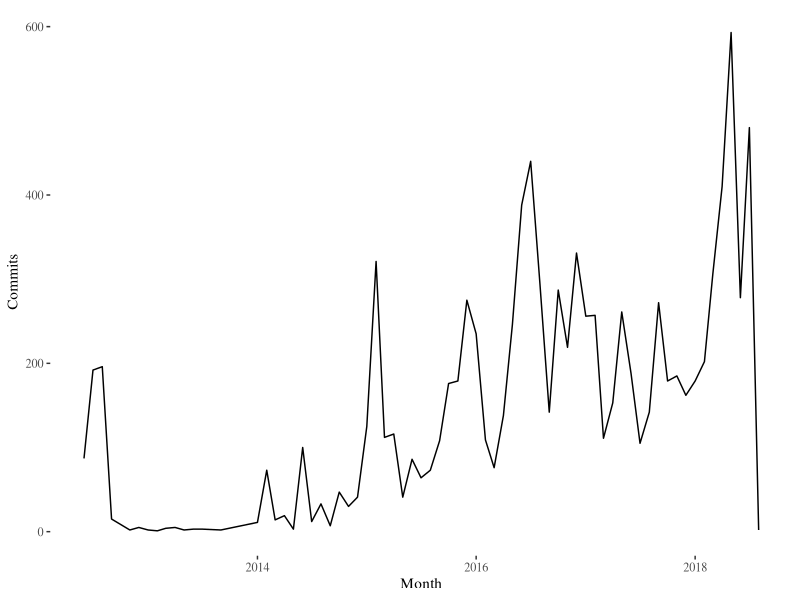
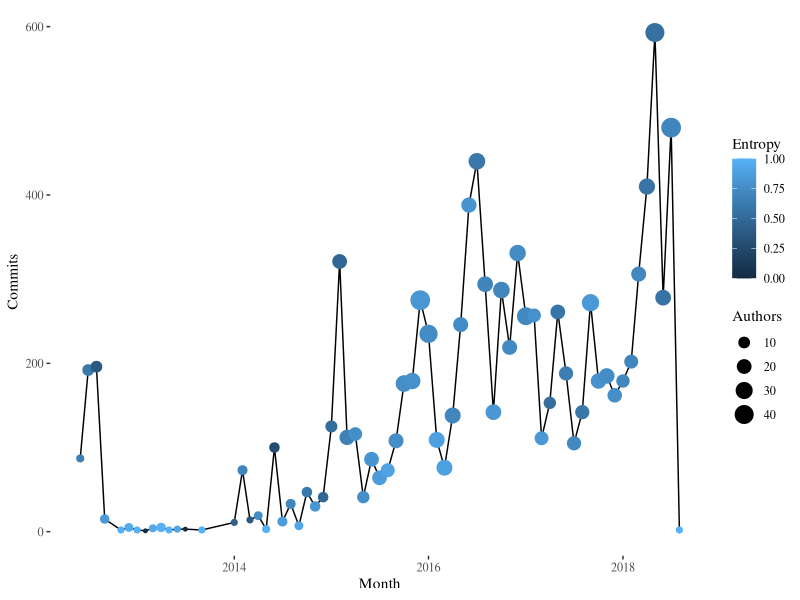
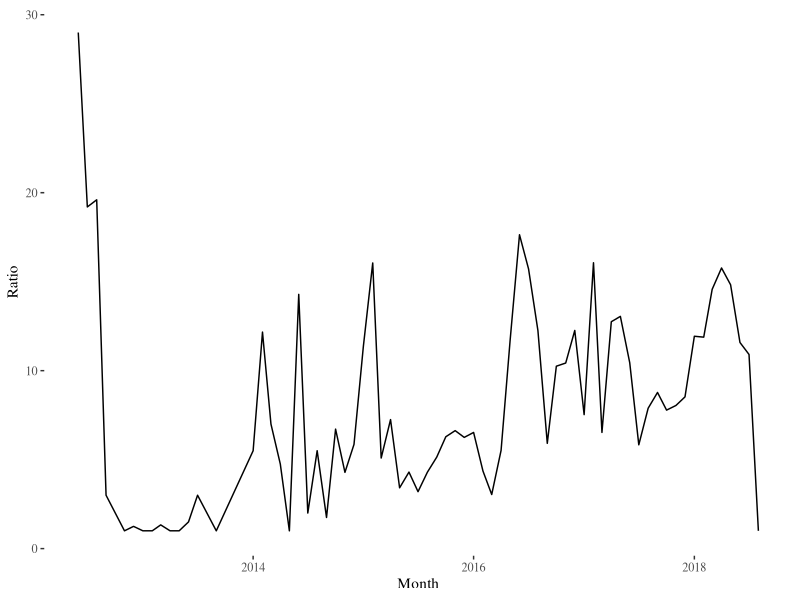
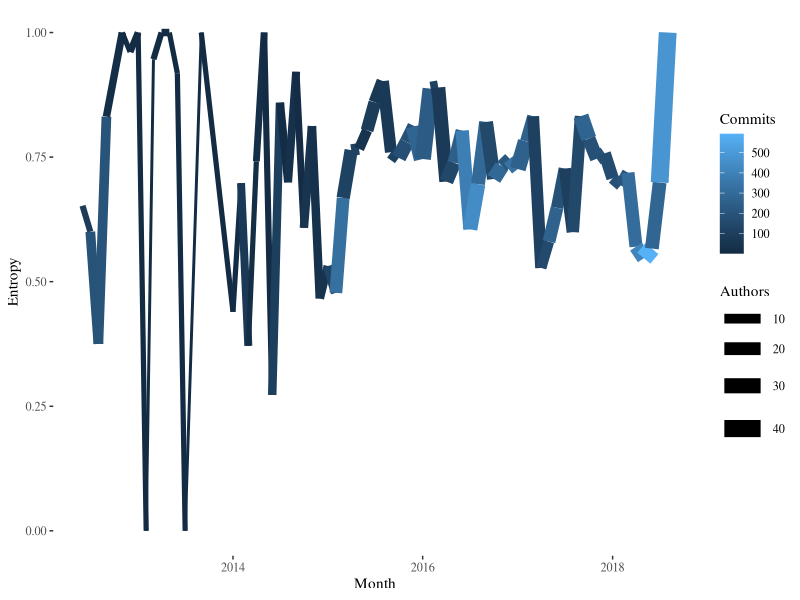
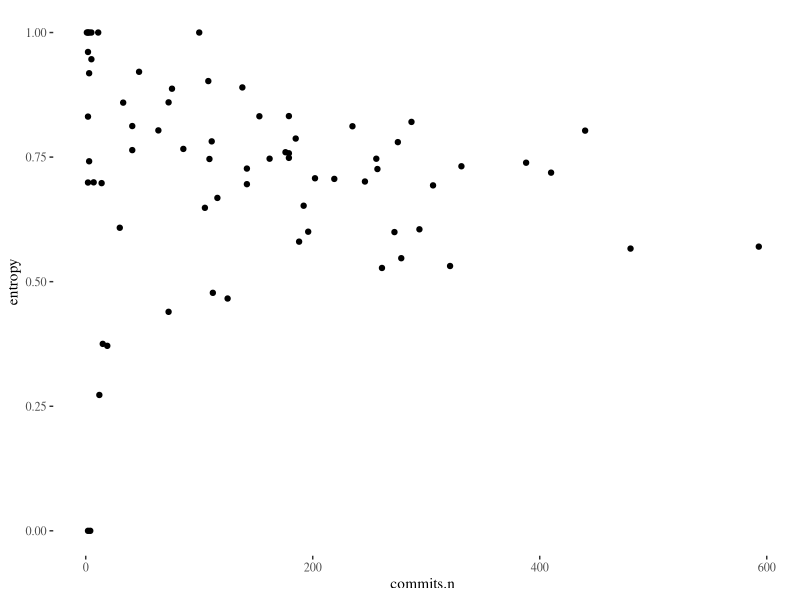

Write R code to recreate these figures, in order.
library(ggplot2)
library(ggthemes)

commits.t <- read.csv("../data/commits.csv")

commits.t$Month <- as.Date(commits.t$Month)
ggplot(commits.t, aes(x=Month,y=Commits))+geom_line()+theme_tufte()
ggplot(commits.t, aes(x=Month,y=Commits))+geom_line()+geom_point(aes(size=Authors,color=Entropy))+theme_tufte()
commits.t$Ratio <- commits.t$Commits / commits.t$Author
ggplot(commits.t, aes(x=Month,y=Ratio))+geom_line()+theme_tufte()
ggplot(commits.t, aes(x=Month,y=Entropy,color=Commits,size=Authors))+geom_line()+theme_tufte()
commits.t$MonthN <- c(commits.t$Commits[2:length(commits.t$Month)],0)
correlation <-
    data.frame(entropy=commits.t$Entropy[1:(length(commits.t$Entropy)-1)],
               commits.n=commits.t$MonthN[1:(length(commits.t$MonthN)-1)])
ggplot(correlation, aes(x=commits.n,y=entropy))+geom_point()+theme_tufte()

                                                    
